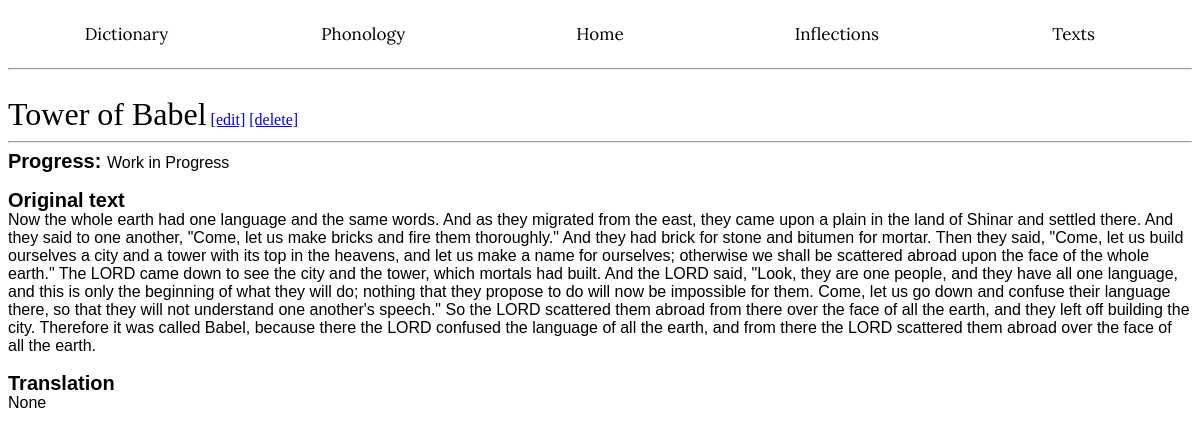
/texts/2/, run on an earlier commit of the app's database.
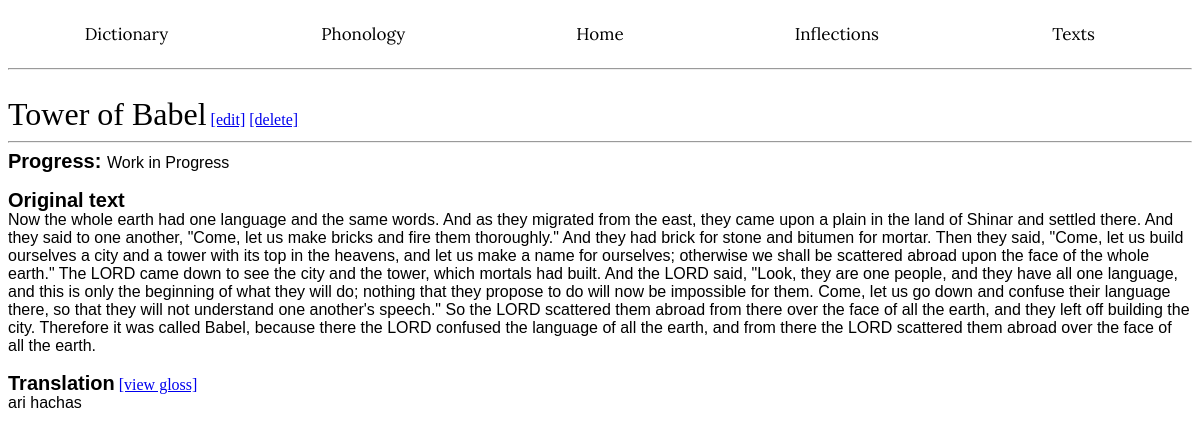
And on a later commit of the database.
### app/models.py (models this page shows, shortened)
class Texts(db.Model):
    __tablename__ = 'Texts'
    id: so.Mapped[int] = so.mapped_column(primary_key=True)
    title: so.Mapped[str] = so.mapped_column(index=True)
    status: so.Mapped[str] = so.mapped_column(index=True)
    content: so.Mapped[str] = so.mapped_column()
    translation: so.Mapped[str] = so.mapped_column(nullable=True)

### app/routes.py (the view)
@app.route('/texts/<id>/', methods=['GET', 'POST'])
def readtext(id):
    match = Texts.query.filter(Texts.id == id).first()
    print(match.translation)
    return render_template('readtext.html', match=match)

### app/templates/readtext.html (shortened to what this page needs)
<!DOCTYPE html>
<html lang="en">
<head>
</head>
    <body>
        {% extends "base.html" %}
        {% block content %}<br>
        <wordh1>{{ match.title }}</wordh1>
        <a href="{{ url_for('modifytext', id=match.id) }}">[edit]</a>
        <a href="{{ url_for('deletetext', id=match.id) }}">[delete]</a><hr>
        <wordh2>Progress: </wordh2><wordp>{{ match.status }}</wordp><br><br>
        <wordh2>Original text</wordh2><br><wordp>{{ match.content }}</wordp><br><br>
        <wordh2>Translation</wordh2>
        {% if match.translation %}
            <a href="{{ url_for('viewgloss', id=match.id) }}">[view gloss]</a>
        {% endif %}
        <br><wordp>{{ match.translation }}</wordp><br><br>
        {% endblock %}

### app/templates/base.html (shortened to what this page needs)
<!DOCTYPE html>
<html lang="en">
<head>
    <link rel="stylesheet" href='/static/style.css' />
</head>
<body>
 <div class="navbar">
        <a href="{{ url_for('dictionary') }}">Dictionary</a>
        <a href="{{ url_for('phonology') }}">Phonology</a>
        <a href="{{ url_for('index') }}">Home</a>
        <a href="{{ url_for('inflections') }}">Inflections</a>
        <a href="{{ url_for('texts') }}">Texts</a>
</div>
<hr>
{% block content %}{% endblock %}
</body>
</html>

### app/static/style.css (style rules this page uses)
.navbar { width: 100%; background-color: white; overflow: auto; }
.navbar a { float: left; color: black; font-family: "Lora"; text-decoration: none; font-size: 17px; width: 20%; text-align: center; padding-top: 15px; padding-bottom: 15px; }
wordh1 { font-family: "Georgia", serif; color: black; font-size: 32px; }
wordh2 { font-family: "Arial", sans-serif; color: black; font-weight: bold; line-height: 20px; font-size: 20px; }
wordp { font-family: "Arial", sans-serif; color: black; font-size: 16px; }

What changed in the data, as far as the page shows it:
changed Texts "Tower of Babel": translation "None" → "ari hachas"
Also different on the page:
text now shown: "[view gloss]"
